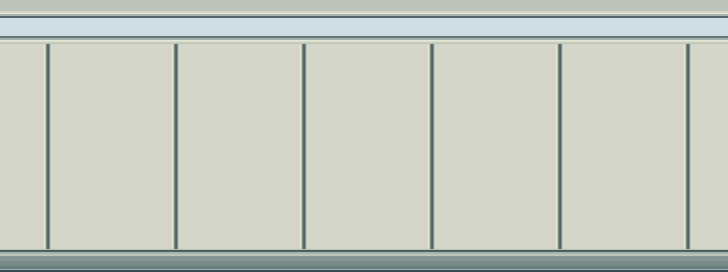
#> input picture docs/art/experiments/room1_wall_pixellab_r11/source/clean_left.png, 728 x 272 px, found by its file name
$ python prepare.py
#> lines starting #> are read from the running program, lines starting #| are printed output that depends on the picture; pictures that were not available may be replaced by others from this repository, and a replacement may not be noted
"""Project-owned structural guides, conservative masks and a 2x material grid.

No dirt or material art is synthesized here: PixelLab creates every new mark.
"""
from pathlib import Path
import hashlib,json,shutil
import numpy as np
from PIL import Image

HERE=Path(__file__).resolve().parent; EXP=HERE.parent; ROOT=HERE.parents[4]
POD=ROOT/'docs/art/experiments/room1_pod_pixellab_r16/source'
WALL=ROOT/'docs/art/experiments/room1_wall_pixellab_r12/source'
for name in ['source/layers','raw','editable','evidence']:(EXP/name).mkdir(parents=True,exist_ok=True)
shutil.copyfile(POD/'pixellab_api.py',HERE/'pixellab_api.py')
common='''Edit this flat original UV material guide into deliberate chunky pixel art for a low-poly 3D game. Keep exact panel outlines, existing color zones, recesses and functional features. Use cohesive stepped pixel CLUSTERS, crisp hard edges, about 4-6 flat tones per material, readable short light/dark edge bands. Material marks should form connected shapes 2-4 native pixels across with selected smaller transitions, not an even spray of tiny dots. Reduce fine texture noise. Preserve warm gray ivory matte ceramic and cool slate-gray supports. Age belongs to existing seams, seal contact and lower undercuts in a sealed indoor cryogenic facility. Moderate age, intact material, quiet broad centers. No new seams, extra parts, perspective, cast-light gradients, smooth airbrushing, dithering, checkerboard, giant polygon stains, rectangular dirt blocks, rust, yellow, moss, gore, cracks or new lettering. Redesign only the WHITE mask; BLACK is exact protected construction. '''
jobs=[]; provenance=[]
for index,key in enumerate(['wall','lid','shell_side','shell_end']):
    if key=='wall':
        guide_path=WALL/'clean_left.png'; guide=Image.open(guide_path).convert('RGBA').crop((432,16,688,272))
#> after `guide = Image.open(guide_path).convert('RGBA').crop((432, 16, 688, 272`:
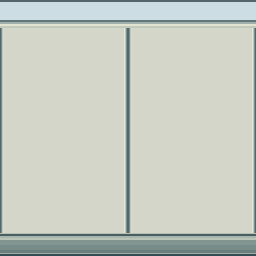
#> guide: PIL image 256x256 RGBA; mean R, G, B, A 197.5, 203.9, 193.8, 255
        mask=Image.open(WALL/'mask.png').convert('L')
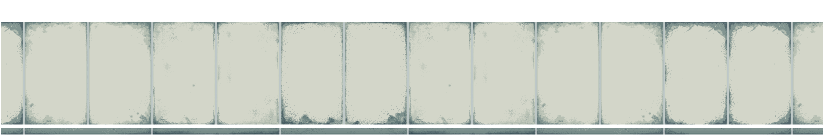
#> input picture docs/art/experiments/room1_wall_pixellab_r11/source/front_pixellab_layer.png, 1648 x 272 px, given in place of mask.png, which was not available (shown at 1/2 size)
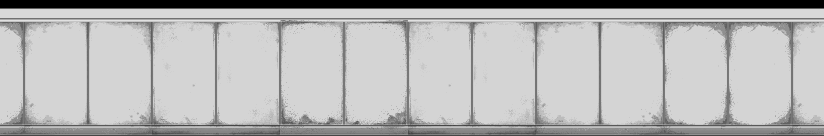
#> mask: PIL image 1648x272 L (shown at 1/2 size); min 0, max 229, mean 183.9
        a=np.array(mask)
        lamp=np.asarray(Image.open(ROOT/'docs/art/experiments/room1_wall_lamp_r13/source/left_lamp_layer.png').convert('RGBA').crop((432,16,688,272)))[:,:,3]
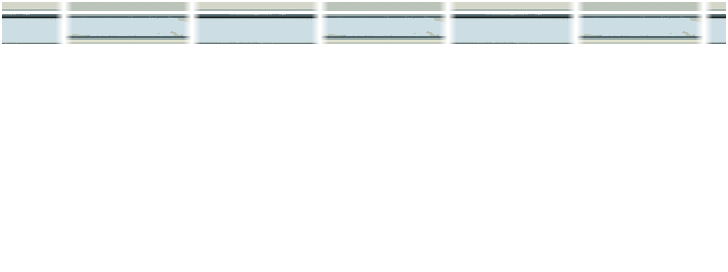
#> input picture docs/art/experiments/room1_wall_lamp_r13/source/left_lamp_layer.png, 728 x 272 px
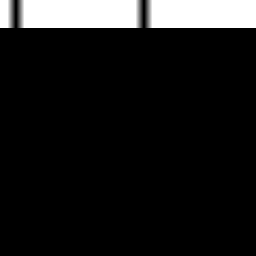
#> lamp: shape (256, 256); min 0, max 255, mean 25.9
#> (the run stopped early here; a loop or call above may not have finished)
